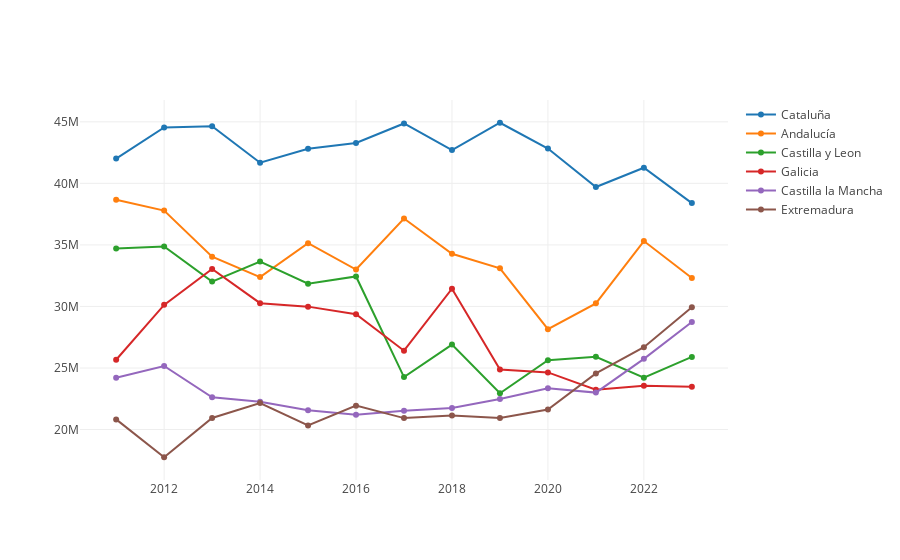

Notebook source saved alongside this figure:
### Code cell
def AnalisisEnergias(listaRegiones: Seq[String], df: DataFrame): Unit = {
  // Agrupar y calcular la media para datos renovables
  def calcularValorAnual(df: DataFrame, region: String): DataFrame = {
    df.filter(col("Region") === region)
      .filter(date_format(col("FechaCompleta"), "yyyy") =!= "2010")  
      .groupBy(date_format(col("FechaCompleta"), "yyyy").as("Año"))
      .agg(sum("Valor").as("ValorTotal"))
      .orderBy("Año")
  }

  val valores = listaRegiones.map(region => calcularValorAnual(df, region))
  val fechas = valores.head.select("Año").as[String].collect.toSeq
  val seqValores = valores.map(valor => valor.select("Valortotal").as[Double].collect.toSeq)

  val traces = listaRegiones.zip(seqValores).map { case (nombre, seqValor) =>
    Scatter(fechas, seqValor, name = nombre)
  }

  val data = traces
  plot(data)
}

val df = dataRegiones
    .filter($"Compuesto" === false) 
    .filter($"Familia" =!= "Demanda")
    .filter(!date_format(col("FechaCompleta"), "yyyy").isin("2010","2024"))

val regiones = Seq("Cataluña", "Andalucía", "Castilla y Leon", "Galicia", "Castilla la Mancha", "Extremadura")
AnalisisEnergias(regiones, df)

### Figure 1 — Plotly figure (JSON) as saved in the notebook; plotly's stock layout.template omitted (floating-point values rounded to 4 significant figures)
{"data": [{"name": "Cataluña", "type": "scatter", "x": ["2011", "2012", "2013", "2014", "2015", "2016", "2017", "2018", "2019", "2020", "2021", "2022", "2023"], "y": [42020000.0, 44540000.0, 44640000.0, 41680000.0, 42810000.0, 43280000.0, 44870000.0, 42710000.0, 44930000.0, 42830000.0, 39700000.0, 41270000.0, 38400000.0]}, {"name": "Andalucía", "type": "scatter", "x": ["2011", "2012", "2013", "2014", "2015", "2016", "2017", "2018", "2019", "2020", "2021", "2022", "2023"], "y": [38670000.0, 37790000.0, 34040000.0, 32380000.0, 35140000.0, 33000000.0, 37140000.0, 34280000.0, 33090000.0, 28160000.0, 30250000.0, 35310000.0, 32320000.0]}, {"name": "Castilla y Leon", "type": "scatter", "x": ["2011", "2012", "2013", "2014", "2015", "2016", "2017", "2018", "2019", "2020", "2021", "2022", "2023"], "y": [34700000.0, 34870000.0, 32020000.0, 33650000.0, 31850000.0, 32440000.0, 24260000.0, 26900000.0, 22940000.0, 25640000.0, 25910000.0, 24210000.0, 25900000.0]}, {"name": "Galicia", "type": "scatter", "x": ["2011", "2012", "2013", "2014", "2015", "2016", "2017", "2018", "2019", "2020", "2021", "2022", "2023"], "y": [25670000.0, 30130000.0, 33040000.0, 30270000.0, 29990000.0, 29370000.0, 26400000.0, 31440000.0, 24880000.0, 24640000.0, 23240000.0, 23560000.0, 23490000.0]}, {"name": "Castilla la Mancha", "type": "scatter", "x": ["2011", "2012", "2013", "2014", "2015", "2016", "2017", "2018", "2019", "2020", "2021", "2022", "2023"], "y": [24210000.0, 25170000.0, 22620000.0, 22260000.0, 21560000.0, 21210000.0, 21520000.0, 21760000.0, 22470000.0, 23360000.0, 23000000.0, 25740000.0, 28740000.0]}, {"name": "Extremadura", "type": "scatter", "x": ["2011", "2012", "2013", "2014", "2015", "2016", "2017", "2018", "2019", "2020", "2021", "2022", "2023"], "y": [20830000.0, 17750000.0, 20940000.0, 22150000.0, 20330000.0, 21940000.0, 20930000.0, 21150000.0, 20930000.0, 21620000.0, 24560000.0, 26690000.0, 29930000.0]}], "layout": {"autosize": true, "xaxis": {"autorange": true, "range": [2010.0, 2024.0], "type": "linear"}, "yaxis": {"autorange": true, "range": [15760000.0, 46920000.0], "type": "linear"}}}
